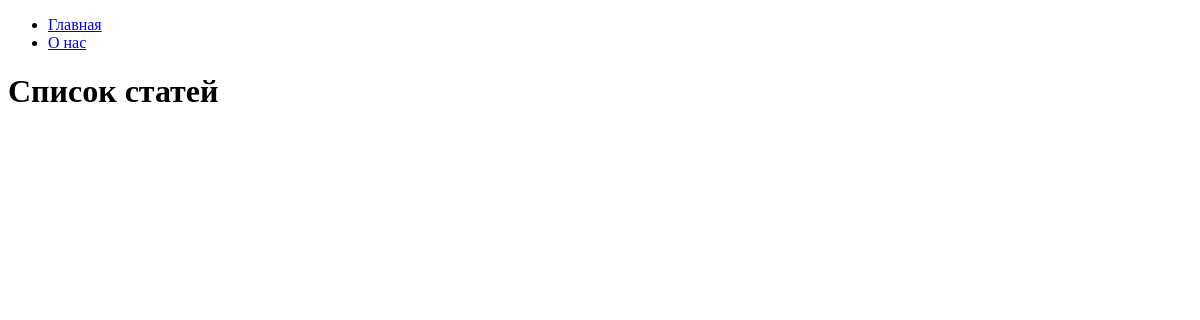
Page /article/ on the earlier database version.
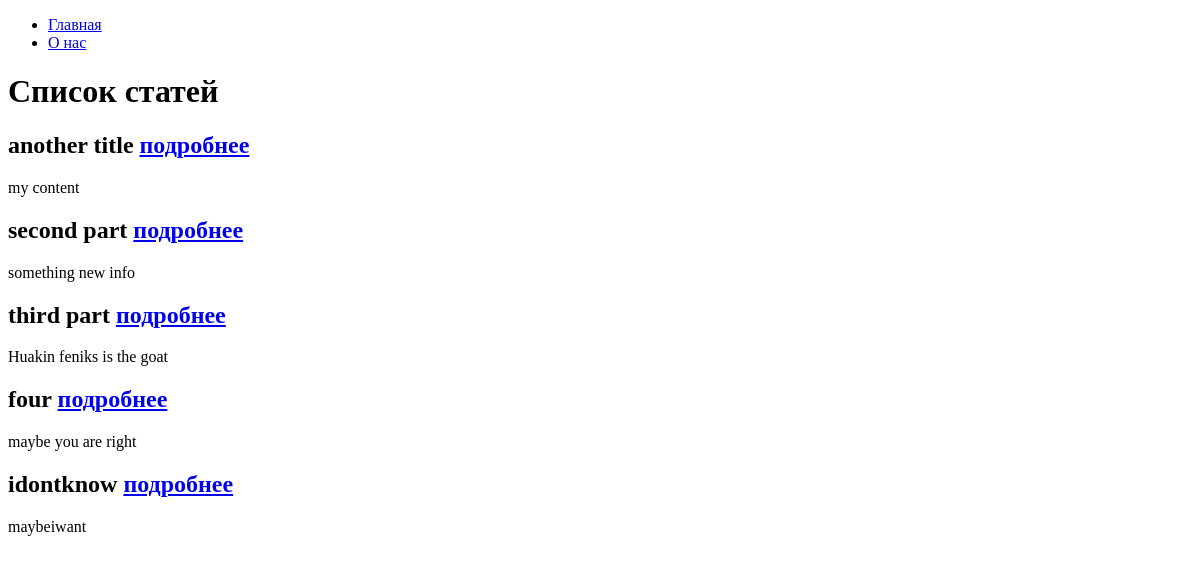
Same page on the later database version.
### article/models.py (models this page shows, shortened)
class Article(models.Model):
    name = models.CharField(max_length=200)
    body = models.TextField()
    created_at = models.DateTimeField(auto_now_add= True)
    updated_at = models.DateTimeField(auto_now=True)

### article/views.py (the view)
# urls.py: path("", views.index.as_view(), name='all_articles'),
class index(View):
    def get(self, request, *args, **kwargs):
        return render(request, 'articles.html', context={
            'articles': Article.objects.all(),
        })

### article/templates/articles.html
{% extends "base.html" %}
{% block content %}
    <h1>Список статей</h1>
    {% for article in articles %}
        <h2>{{ article.name }} <a href="{% url 'article_id' article.id %}">подробнее</a></h2>
        <div>{{ article.body|slice:":200" }}</div>
    {% endfor %}
{% endblock %}

### hexlet_django_blog/templates/base.html (shortened to what this page needs)
<!DOCTYPE html>
<html lang="en">
<head>
</head>
<body>
<div id="sidebar">
    {% block sidebar %}
        <ul>
            <li><a href="/">Главная</a></li>
            <li><a href="{% url 'about_page' %}">О нас</a></li>
        </ul>
    {% endblock %}
</div>
<div id="content">
    {% block content %}{% endblock %}
</div>
</body>
</html>

Differences in the rows shown:
added Article: name "another title", body "my content"
added Article: name "second part", body "something new info"
added Article: name "third part", body "Huakin feniks is the goat"
added Article: name "four", body "maybe you are right"
added Article: name "idontknow", body "maybeiwant"
